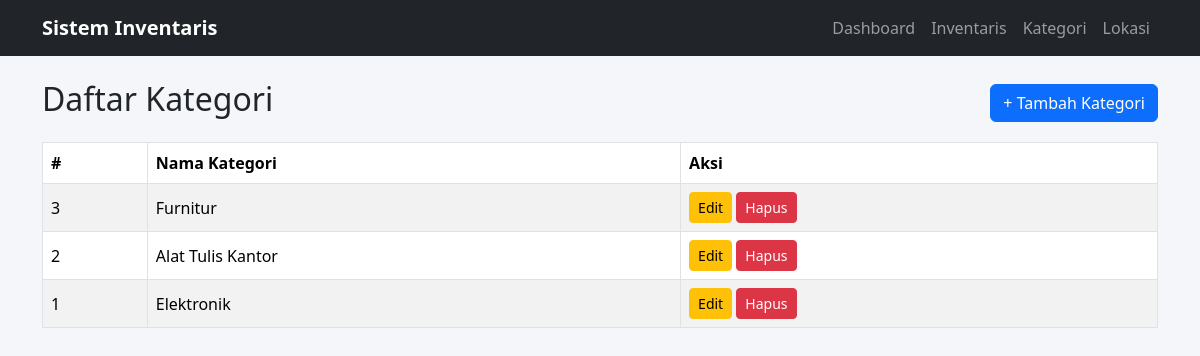
/public/categories/index.php, run on the app's committed database.
### tables this page shows
CREATE TABLE categories (
    category_id   INT AUTO_INCREMENT PRIMARY KEY,
    category_name VARCHAR(100) NOT NULL,
    UNIQUE KEY uq_category_name (category_name)
);

### public/categories/index.php (the view, shortened to what this page needs)
<?php
require_once __DIR__ . '/../../config/database.php';
require_once __DIR__ . '/../includes/header.php';
$categories = $pdo->query("SELECT * FROM categories ORDER BY category_id DESC")->fetchAll();
?>
<div class="d-flex justify-content-between align-items-center mb-3">
    <h2>Daftar Kategori</h2>
    <a href="create.php" class="btn btn-primary">+ Tambah Kategori</a>
</div>
<table class="table table-bordered table-striped bg-white">
    <thead>
        <tr>
            <th>#</th>
            <th>Nama Kategori</th>
            <th>Aksi</th>
        </tr>
    </thead>
    <tbody>
        <?php if (count($categories) === 0): ?>
            <tr><td colspan="3" class="text-center">Belum ada data kategori.</td></tr>
        <?php else: ?>
            <?php foreach ($categories as $cat): ?>
                <tr>
                    <td><?= (int)$cat['category_id'] ?></td>
                    <td><?= htmlspecialchars($cat['category_name']) ?></td>
                    <td>
                        <a href="edit.php?id=<?= (int)$cat['category_id'] ?>" class="btn btn-sm btn-warning">Edit</a>
                        <form action="delete.php" method="POST" class="d-inline"
                              onsubmit="return confirm('Yakin ingin menghapus kategori ini?');">
                            <button type="submit" class="btn btn-sm btn-danger">Hapus</button>
                        </form>
                    </td>
                </tr>
            <?php endforeach; ?>
        <?php endif; ?>
    </tbody>
</table>
<?php require_once __DIR__ . '/../includes/footer.php'; ?>

### css/style.css (style rules this page uses)
body { background-color: #f4f6f9; }
table th { background-color: #343a40; color: #fff; vertical-align: middle; }
table td { vertical-align: middle; }

### data on the page
categories: category_id "3", category_name "Furnitur"
categories: category_id "2", category_name "Alat Tulis Kantor"
categories: category_id "1", category_name "Elektronik"
